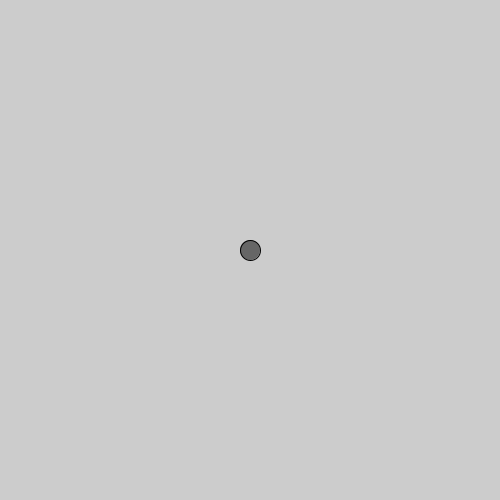
Frame 1 (no input)
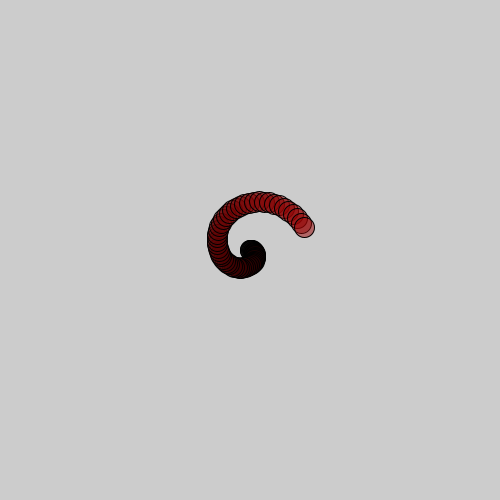
Frame 60 (the mouse pressed at the canvas centre just before this capture)
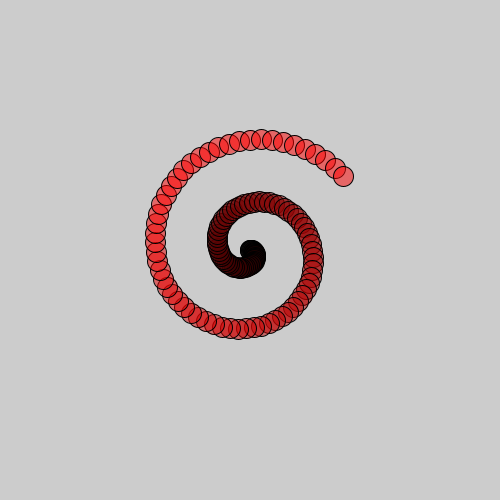
Frame 120 (the mouse held since frame 60 and released just before this capture)

The Processing sketch that drew these frames (run headless with seeded random() and noise(); from frame 60 on, the mouse is pressed at the canvas centre):

// Processing sketch: Uzumaki
// ── Uzumaki.pde
void setup() {
  size(500, 500);
  colorMode(HSB, 1, 1, 1, 1);
}

float r = 0;
float th = 0;
float hue = 0;

void draw() {
  //background(0);
  float x = 250 + r*cos(th);
  float y = 250 + r*sin(th);
  fill(hue, 1, r/100, 0.5);
  ellipse(x, y, 20, 20);
  r += 1;
  th += 0.1;
  if (400 < r) {
    r = random(10);
    hue = random(1);
  }
}
